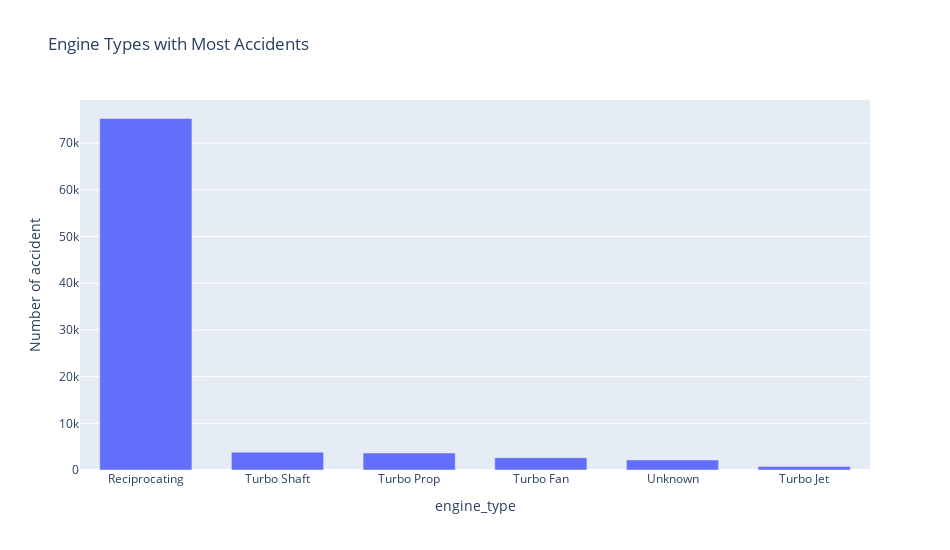

The notebook cell this image was saved under:
### Markdown cell above
### Engine types

### Code cell
engine_types = df['engine_type'].value_counts().reset_index(name="Number of accident")[:6]

# Plot bar graph 
fig = px.bar(engine_types, 
             x= 'engine_type', 
             y = "Number of accident",
            title = 'Engine Types with Most Accidents', )

# Update layout 
fig.update_layout(
    width = 950,
    height = 550, 
    bargap = 0.3
)
fig.show()

### Figure 1 — Plotly figure (JSON) as saved in the notebook; plotly's stock layout.template omitted (floating-point values rounded to 4 significant figures)
{"data": [{"alignmentgroup": "True", "hovertemplate": "engine_type=%{x}<br>Number of accident=%{y}<extra></extra>", "legendgroup": "", "marker": {"color": "#636efa", "pattern": {"shape": ""}}, "name": "", "offsetgroup": "", "orientation": "v", "showlegend": false, "textposition": "auto", "type": "bar", "x": ["Reciprocating", "Turbo Shaft", "Turbo Prop", "Turbo Fan", "Unknown", "Turbo Jet"], "xaxis": "x", "y": [75272, 3819, 3645, 2632, 2146, 771], "yaxis": "y"}], "layout": {"bargap": 0.3, "barmode": "relative", "height": 550, "legend": {"tracegroupgap": 0}, "title": {"text": "Engine Types with Most Accidents"}, "width": 950, "xaxis": {"anchor": "y", "domain": [0, 1], "title": {"text": "engine_type"}}, "yaxis": {"anchor": "x", "domain": [0, 1], "title": {"text": "Number of accident"}}}}
